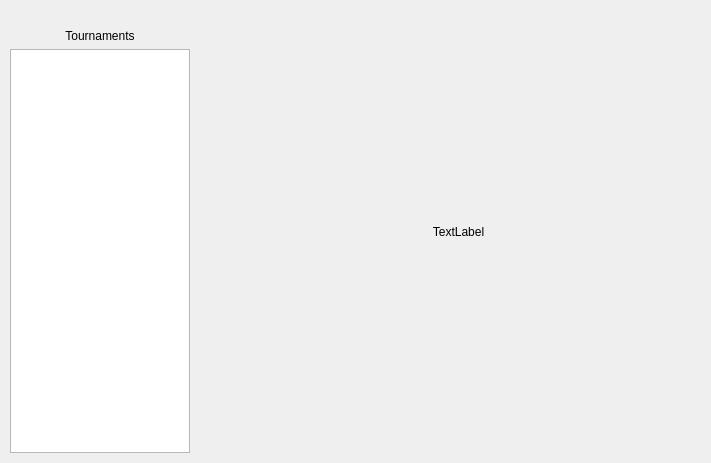
<?xml version="1.0" encoding="UTF-8"?>
<ui version="4.0">
 <class>MainWindow</class>
 <widget class="QMainWindow" name="MainWindow">
  <property name="geometry">
   <rect>
    <x>0</x>
    <y>0</y>
    <width>711</width>
    <height>463</height>
   </rect>
  </property>
  <property name="windowTitle">
   <string>MainWindow</string>
  </property>
  <widget class="QWidget" name="centralwidget">
   <layout class="QHBoxLayout" name="horizontalLayout">
    <item>
     <widget class="QLabel" name="label_2">
      <property name="text">
       <string>TextLabel</string>
      </property>
      <property name="alignment">
       <set>Qt::AlignCenter</set>
      </property>
     </widget>
    </item>
   </layout>
  </widget>
  <widget class="QDockWidget" name="dockWidget_Left">
   <property name="sizePolicy">
    <sizepolicy hsizetype="Fixed" vsizetype="Fixed">
     <horstretch>0</horstretch>
     <verstretch>0</verstretch>
    </sizepolicy>
   </property>
   <property name="minimumSize">
    <size>
     <width>200</width>
     <height>419</height>
    </size>
   </property>
   <property name="maximumSize">
    <size>
     <width>200</width>
     <height>524287</height>
    </size>
   </property>
   <property name="sizeIncrement">
    <size>
     <width>0</width>
     <height>0</height>
    </size>
   </property>
   <property name="styleSheet">
    <string notr="true"/>
   </property>
   <property name="floating">
    <bool>false</bool>
   </property>
   <property name="features">
    <set>QDockWidget::NoDockWidgetFeatures</set>
   </property>
   <property name="allowedAreas">
    <set>Qt::LeftDockWidgetArea|Qt::RightDockWidgetArea</set>
   </property>
   <attribute name="dockWidgetArea">
    <number>1</number>
   </attribute>
   <widget class="QWidget" name="dockWidgetContents">
    <layout class="QVBoxLayout" name="verticalLayout">
     <property name="leftMargin">
      <number>10</number>
     </property>
     <property name="topMargin">
      <number>10</number>
     </property>
     <property name="rightMargin">
      <number>10</number>
     </property>
     <property name="bottomMargin">
      <number>10</number>
     </property>
     <item>
      <widget class="QLabel" name="label">
       <property name="text">
        <string>Tournaments</string>
       </property>
       <property name="alignment">
        <set>Qt::AlignCenter</set>
       </property>
      </widget>
     </item>
     <item>
      <widget class="QListWidget" name="listWidget"/>
     </item>
    </layout>
   </widget>
  </widget>
 </widget>
 <resources/>
 <connections/>
</ui>
